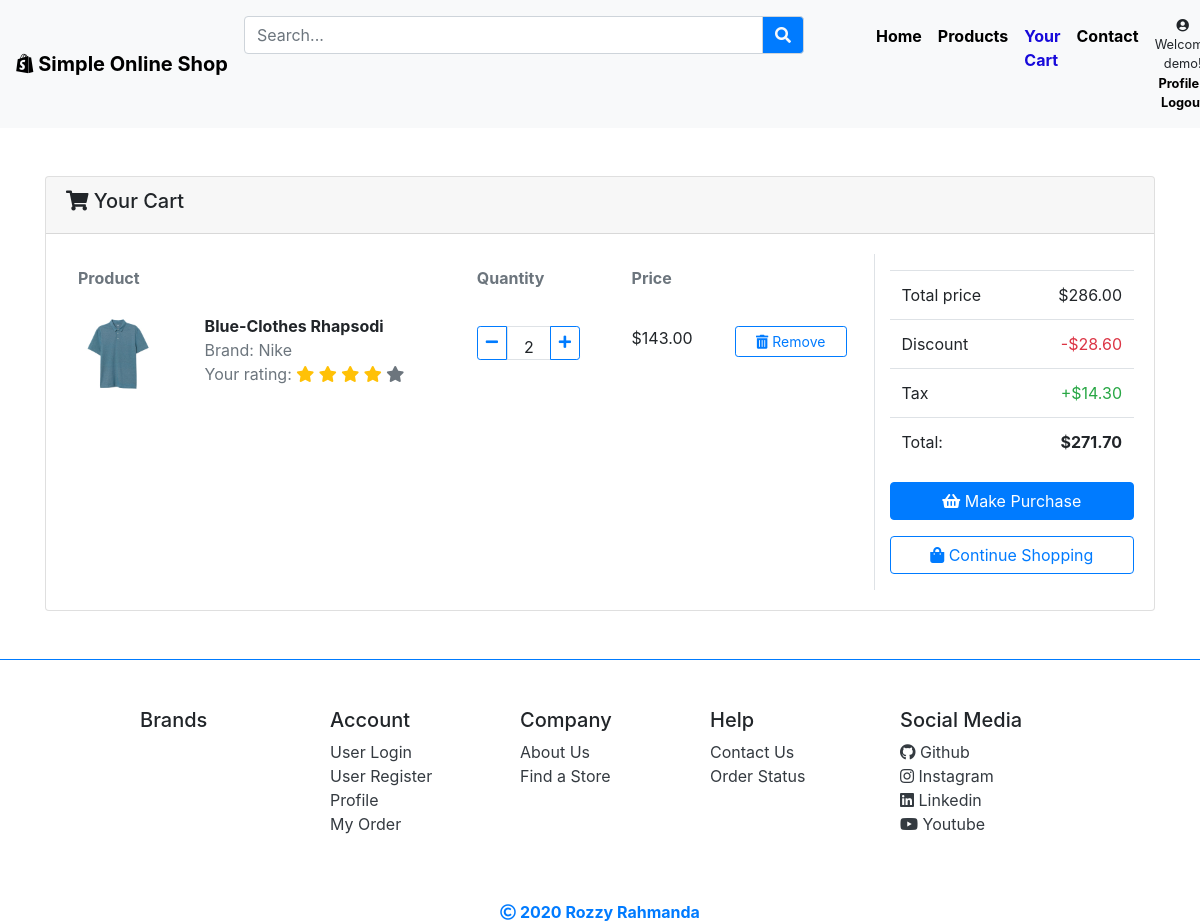
Before: /cart/ (signed in) with the older database file.
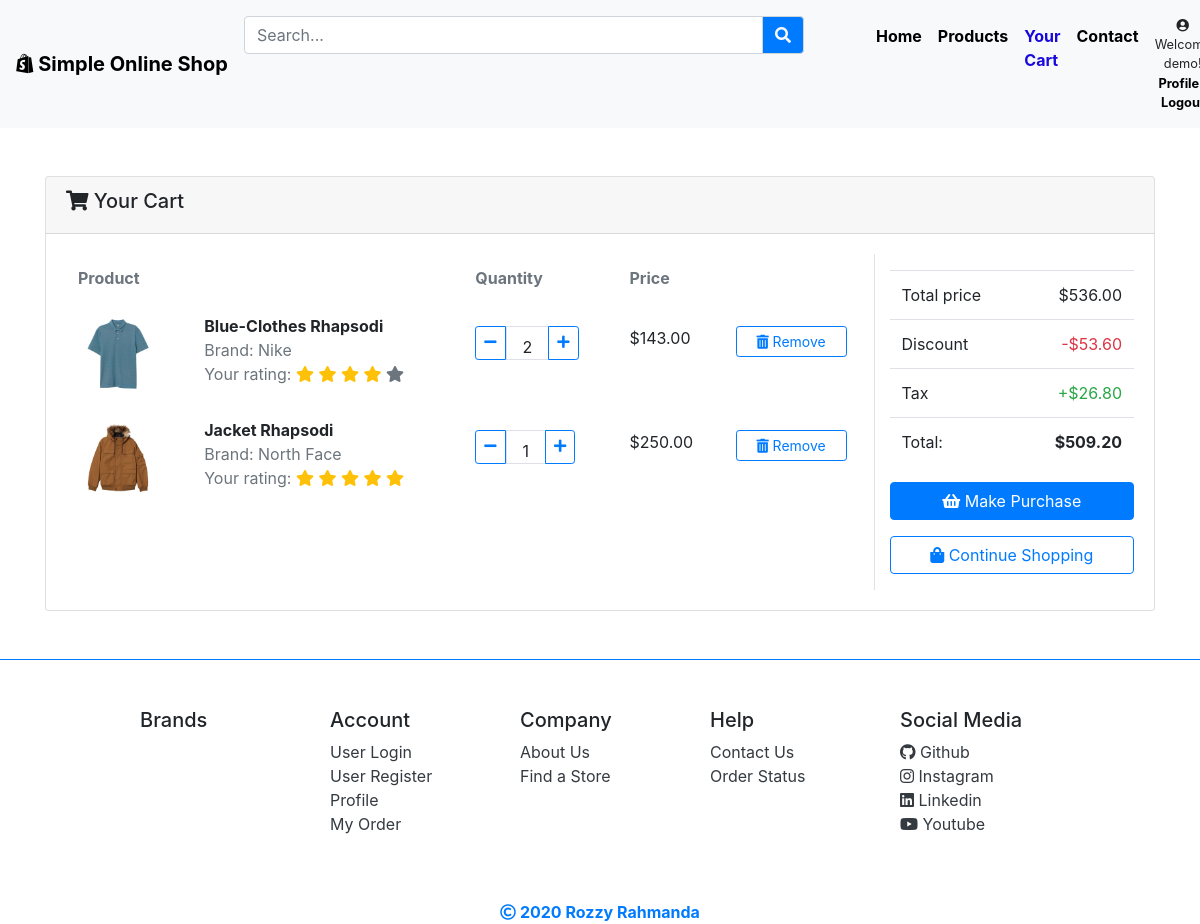
After: the same page with the newer database file.
### products/models.py (models this page shows, shortened)
class Cart(models.Model):
    user = models.ForeignKey(settings.AUTH_USER_MODEL, on_delete=models.CASCADE)
    product = models.ForeignKey(Product, on_delete=models.CASCADE)
    ordered = models.BooleanField(default=False)
    created_date = models.DateTimeField(auto_now_add=True)
    quantity = models.IntegerField(default=1)
    rating = models.IntegerField(default=0)
    total_price = models.DecimalField(max_digits=10, decimal_places=2, default=0)

class Product(models.Model):
    title = models.CharField(max_length=100)
    brand = models.CharField(max_length=100)
    product_id = models.CharField(max_length=12)
    category = models.CharField(max_length=100)
    price = models.DecimalField(max_digits=10, decimal_places=2)
    description = models.TextField()
    image = models.ImageField(upload_to='images/')
    created_date = models.DateTimeField(auto_now_add=True)
    updated_date = models.DateTimeField(auto_now_add=True)
    date_release = models.DateTimeField(auto_now_add=False)
    stock = models.PositiveIntegerField(default=0)
    rating = models.FloatField(default=0)
    reviews = models.IntegerField(default=0)
    order = models.IntegerField(default=0)

### products/views.py (the view)
# urls.py: path('cart/', CartView.as_view(), name='cart'),
class CartView(LoginRequiredMixin, View):
    template_name = 'cart.html'
    login_url = 'login'
    def get(self, *args, **kwargs):
        try:
            order = Order.objects.get(user=self.request.user, ordered=False)
            total = 0
            for item in order.item.all():
                total += item.total_price
            discount = 10/100 * float(total)
            tax = 5/100 * float(total)
            total_all = float(total) - discount + tax
            context = {
                'tax' : tax,
                'object': order,
                'total': total,
                'discount': discount,
                'total_all': total_all
            }
            return render(self.request, self.template_name, context)
        except ObjectDoesNotExist:
            return redirect('product')

### products/context_processors.py (called while the page is built)
def brand(request):
    from products.models import Product, Contact
    from django.core.paginator import Paginator
    brand = Product.objects.all().values('brand').order_by('-brand')
    paginator = Paginator(brand, 4)
    page_number = request.GET.get('page')
    page_obj = paginator.get_page(page_number)
    pesan = Contact.objects.order_by('-created_date')
    view_count = 0
    for view_boolean in pesan.values('view'):
        if view_boolean['view'] == True:
            view_count += 1
    return {'brand': page_obj, 'pesan': pesan, 'view_count': view_count }

### templates/cart.html
{% extends 'base.html' %}
{% load static %}
{% block content %}
    <section class="container py-5">
        {% if object.item.all.exists == False %}
        <div style="height: 20rem;">
            <div class="alert alert-warning">
                No item in cart.
            </div>
        </div>
        {% else %}
        <div class="card">
            <div class="card-header"><h5><i class="fa fa-shopping-cart"></i> Your Cart</h5></div>
            <div class="card-body">
               <div class="row">
                <div class="col-sm-9 border-right">
                    <table class="table table-borderless">
                        <thead>
                            <th colspan="2" class="text-secondary">Product</th>
                            <th class="text-secondary">Quantity</th>
                            <th colspan="3" class="text-secondary">Price</th>
                        </thead>
                        <tbody>
                            {% for order_item in object.item.all %}
                            <tr>
                                <td>
                                    <img src="{{ order_item.product.image.url }}" alt="clothes" height="80">
                                </td>
                                <td>
                                    <span class="font-weight-bold">{{ order_item.product.title }}</span>
                                    <div class="text-muted">
                                        Brand: {{ order_item.product.brand }}
                                        <div>
                                            <span>Your rating: </span>
                                        {% with ''|center:5 as range %}
                                        {% for _ in range %}
                                        <span><i class="fa fa-star
                                        {% if forloop.counter <= order_item.rating %}
                                            text-warning
                                        {% else %}
                                            text-secondary
                                        {% endif %}"></i></span>
                                        {% endfor %}
                                        {% endwith %}
                                        </div>
                                    </div>
                                </td>
                                <td class="py-4">
                                    <div class="btn-group" role="group" aria-label="Basic example">
                                        <a href="{% url 'single_remove_item' order_item.product.pk %}" type="button" class="btn btn-outline-primary btn-sm"><i class="fa fa-minus"></i></a>
                                        <div class="border pt-2 px-3">{{ order_item.quantity }}</div>
                                        <a href="{% url 'add_to_cart' order_item.product.pk %}" class="btn btn-outline-primary btn-sm"><i class="fa fa-plus"></i></a>
                                      </div>
                                </td>
                                <td class="py-4">${{ order_item.product.price }}</td>
                                <td class="py-4">
                                    <a href="{% url 'remove_from_cart' order_item.product.pk %}" class="btn btn-outline-primary btn-sm container"><i class="fa fa-trash-alt"></i> Remove</a>
                                </td>
                            </tr>
                            {% endfor %}
                        </tbody>
                    </table>
                </div>
                <div class="col-sm-3 py-3">
                    <table class="table">
                        <tbody>
                            <tr>
                                <td>Total price</td>
                                <td class="text-right">${{ total }}</td>
                            </tr>
                            <tr>
                                <td>Discount</td>
                                <td class="text-danger text-right">
                                    {% load humanize %}
                                    -${{ discount|floatformat:2 }}
                                </td>
                            </tr>
                            <tr>
                                <td>Tax</td>
                                <td class="text-success text-right">+${{ tax|floatformat:2 }}</td>
                            </tr>
                            <tr>
                                <td>Total: </td>
                                <td class="font-weight-bold text-right">${{ total_all|floatformat:2 }}</td>
                            </tr>
                        </tbody>
                    </table>
                    <p><a href="{% url 'order' %}" class="btn btn-primary container"><i class="fa fa-shopping-basket"></i> Make Purchase</a></p>
                    <a href="{% url 'product' %}" class="btn btn-outline-primary container"><i class="fa fa-shopping-bag"></i> Continue Shopping</a>
                </div>
               </div>
            </div>
        </div>
        {% endif %}
    </section>
{% endblock content %}

Changed rows visible on the page:
added Cart: product.image (picture), product "Jacket Rhapsodi", product.brand "North Face", rating 5 (drawn), quantity "1", product.price "250.00"
Other visible differences:
{{ total }}: "286.00" → "536.00"
{{ discount|floatformat:2 }}: "28.60" → "53.60"
{{ tax|floatformat:2 }}: "14.30" → "26.80"
{{ total_all|floatformat:2 }}: "271.70" → "509.20"
